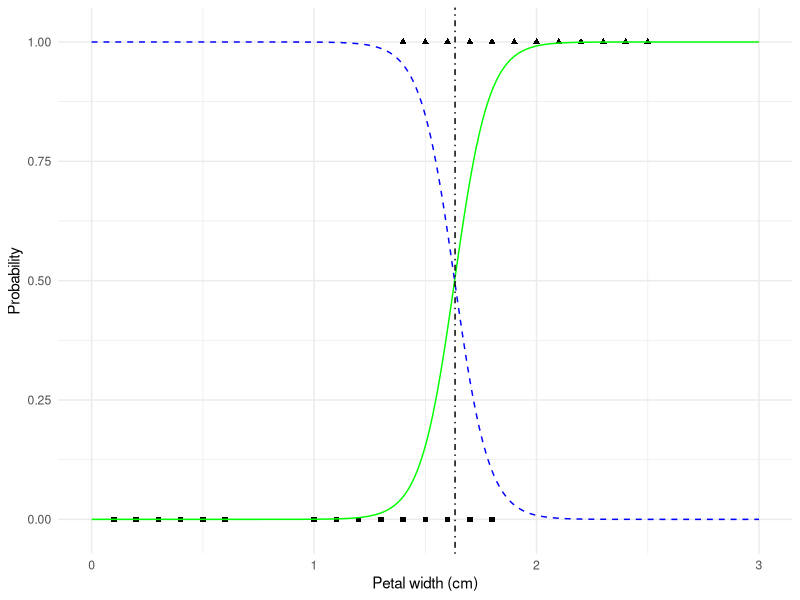
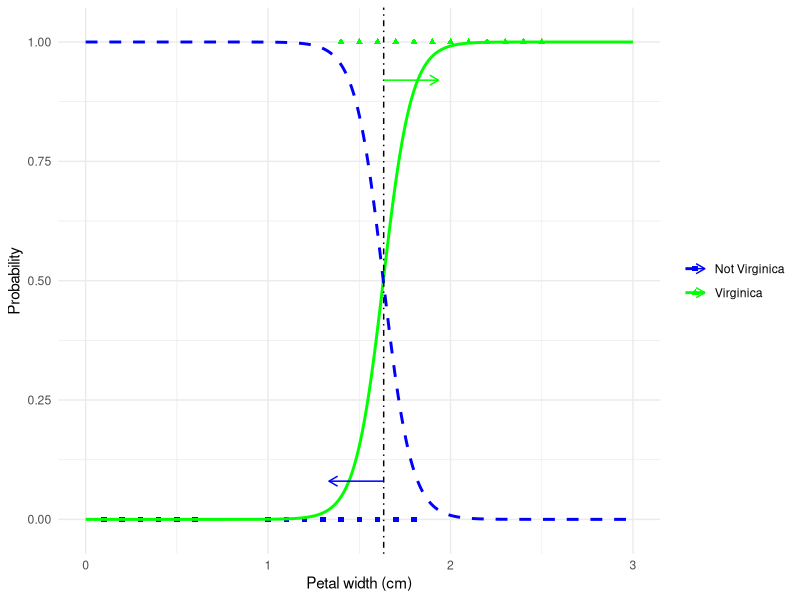
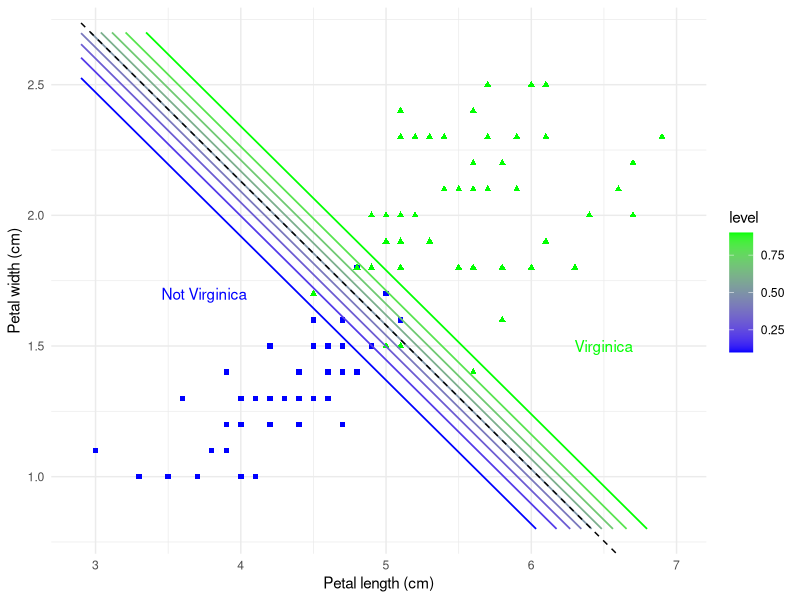

The R source for these figures, in order:
library(tidyverse)

# -----------------------------
# Data (petal width, binary target)
# -----------------------------
data(iris)
iris <- as_tibble(iris)

df <- iris |>
  mutate(
    x = Petal.Width,
    y = if_else(Species == "virginica", 1, 0)
  )  |>
  select(x, y, everything())

# -----------------------------
# Fit logistic regression
# -----------------------------
model <- glm(y ~ x, data = df, family = binomial())

# -----------------------------
# Prediction grid
# -----------------------------
x_new <- tibble(
  x = seq(0, 3, length.out = 1000)
)

y_prob <- predict(
  model,
  newdata = x_new,
  type = "response"
)

x_new <- x_new |>
  mutate(
    p1 = y_prob,
    p0 = 1 - y_prob
  )

# -----------------------------
# Decision boundary (p = 0.5)
# -----------------------------
decision_boundary <- x_new |>
  filter(p1 > 0.5) |>
  slice(1) |>
  pull(x)

# -----------------------------
# Plot
# -----------------------------
ggplot() +
  geom_point(
    data = df |> filter(y == 0),
    aes(x = x, y = y),
    shape = 15
  ) +
  geom_point(
    data = df |> filter(y == 1),
    aes(x = x, y = y),
    shape = 17
  ) +
  geom_line(
    data = x_new,
    aes(x = x, y = p1),
    color = "green"
  ) +
  geom_line(
    data = x_new,
    aes(x = x, y = p0),
    linetype = "dashed",
    color = "blue"
  ) +
  geom_vline(
    xintercept = decision_boundary,
    linetype = "dotdash"
  ) +
  labs(
    x = "Petal width (cm)",
    y = "Probability"
  ) +
  coord_cartesian(xlim = c(0, 3), ylim = c(-0.02, 1.02)) +
  theme_minimal()


ggplot() +
  geom_point(
    data = df |> filter(y == 0),
    aes(x = x, y = y, color = "Not Virginica"),
    shape = 15
  ) +
  geom_point(
    data = df |> filter(y == 1),
    aes(x = x, y = y, color = "Virginica"),
    shape = 17
  ) +
  geom_line(
    data = x_new,
    aes(x = x, y = p1, color = "Virginica"),
    linewidth = 1
  ) +
  geom_line(
    data = x_new,
    aes(x = x, y = p0, color = "Not Virginica"),
    linetype = "dashed",
    linewidth = 1
  ) +
  geom_vline(
    xintercept = decision_boundary,
    linetype = "dotdash",
    color = "black"
  ) +
  geom_segment(
    aes(
      x = decision_boundary,
      xend = decision_boundary - 0.3,
      y = 0.08,
      yend = 0.08,
      color = "Not Virginica"
    ),
    arrow = arrow(length = unit(0.1, "inches"))
  ) +
  geom_segment(
    aes(
      x = decision_boundary,
      xend = decision_boundary + 0.3,
      y = 0.92,
      yend = 0.92,
      color = "Virginica"
    ),
    arrow = arrow(length = unit(0.1, "inches"))
  ) +
  scale_color_manual(
    values = c("Virginica" = "green", "Not Virginica" = "blue")
  ) +
  labs(
    x = "Petal width (cm)",
    y = "Probability",
    color = NULL
  ) +
  coord_cartesian(xlim = c(0, 3), ylim = c(-0.02, 1.02)) +
  theme_minimal()


## 2 Features

train_x <- iris |>
  transmute(
    x1 = Petal.Length,
    x2 = Petal.Width,
    y = if_else(Species == "virginica", 1L, 0L)
  )

# -----------------------------
# Fit logistic regression (2D)
# -----------------------------
model <- glm(
  y ~ x1 + x2,
  data = train_x,
  family = binomial()
)

# -----------------------------
# Grid for contour
# -----------------------------
x1_seq <- seq(2.9, 7, length.out = 500)
x2_seq <- seq(0.8, 2.7, length.out = 200)

grid <- expand_grid(x1 = x1_seq, x2 = x2_seq)

grid$prob <- predict(
  model,
  newdata = grid,
  type = "response"
)

grid_mat <- matrix(
  grid$prob,
  nrow = length(x1_seq),
  byrow = FALSE
)

# -----------------------------
# Decision boundary (p = 0.5)
# -----------------------------
# Logistic regression model:
# logit(p) = b0 + b1*x1 + b2*x2
#
# Decision boundary occurs when:
# p = 0.5  ⟹  logit(p) = 0
# so:
# b0 + b1*x1 + b2*x2 = 0
#
# Solve for x2:
# x2 = -(b0 + b1*x1) / b2

b <- coef(model)

# choose a range of x1 values to draw the boundary line
x1_boundary <- c(2.9, 7)

# compute corresponding x2 values on decision boundary
x2_boundary <- -(b[1] + b[2] * x1_boundary) / b[3]

# -----------------------------
# Plot
# -----------------------------
ggplot() +
  geom_point(
    data = train_x |> filter(y == 0),
    aes(x1, x2),
    shape = 15,
    color = "blue"
  ) +
  geom_point(
    data = train_x |> filter(y == 1),
    aes(x1, x2),
    shape = 17,
    color = "green"
  ) +
  geom_contour(
    data = grid,
    aes(x = x1, y = x2, z = prob, color = after_stat(level)),
    bins = 10,
    linewidth = 0.6
  ) +
  scale_color_gradient(low = "blue", high = "green") +
  geom_segment(
    aes(
      x = x1_boundary[1],
      xend = x1_boundary[2],
      y = x2_boundary[1],
      yend = x2_boundary[2]
    ),
    linetype = "dashed"
  ) +
  annotate("text", x = 3.75, y = 1.70, label = "Not Virginica", color = "blue") +
  annotate("text", x = 6.5, y = 1.5, label = "Virginica", color = "green") +
  coord_cartesian(xlim = c(2.9, 7), ylim = c(0.8, 2.7)) +
  labs(
    x = "Petal length (cm)",
    y = "Petal width (cm)"
  ) +
  theme_minimal()
